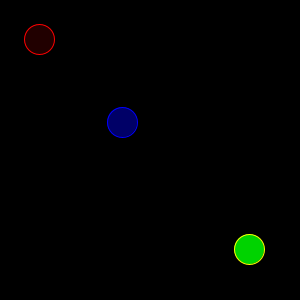
Frame 1 (no input)
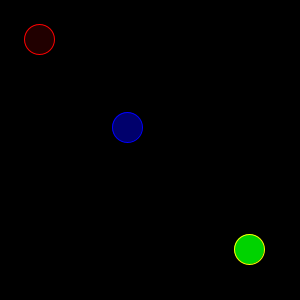
Frame 60 (the mouse pressed at the canvas centre just before this capture)
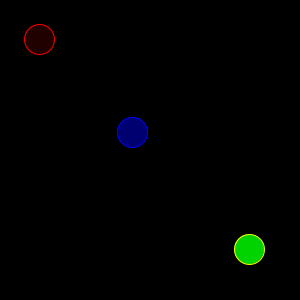
Frame 120 (the mouse held since frame 60 and released just before this capture)

The Processing sketch that drew these frames (run headless with seeded random() and noise(); from frame 60 on, the mouse is pressed at the canvas centre):

// Processing sketch: processing_27392
// ── processing_27392.pde

void setup(){
  size(300,300);
}

void draw(){
  int h=hour();
  int m=minute();
  int s=second();
  fill(h*11.086956,0,0);
  background(0);
  stroke(255,0,0);
  ellipse(h*13.0434783,h*13.0434783,30,30);
  stroke(255,255,0);
  fill(0,m*4.322033898,0);
  ellipse(m*5.08474576,m*5.08474576,30,30);
  stroke(0,0,255);
  fill(0,0,s*4.322033898);
  ellipse(s*5.08474576,s*5.08474576,30,30);
}
